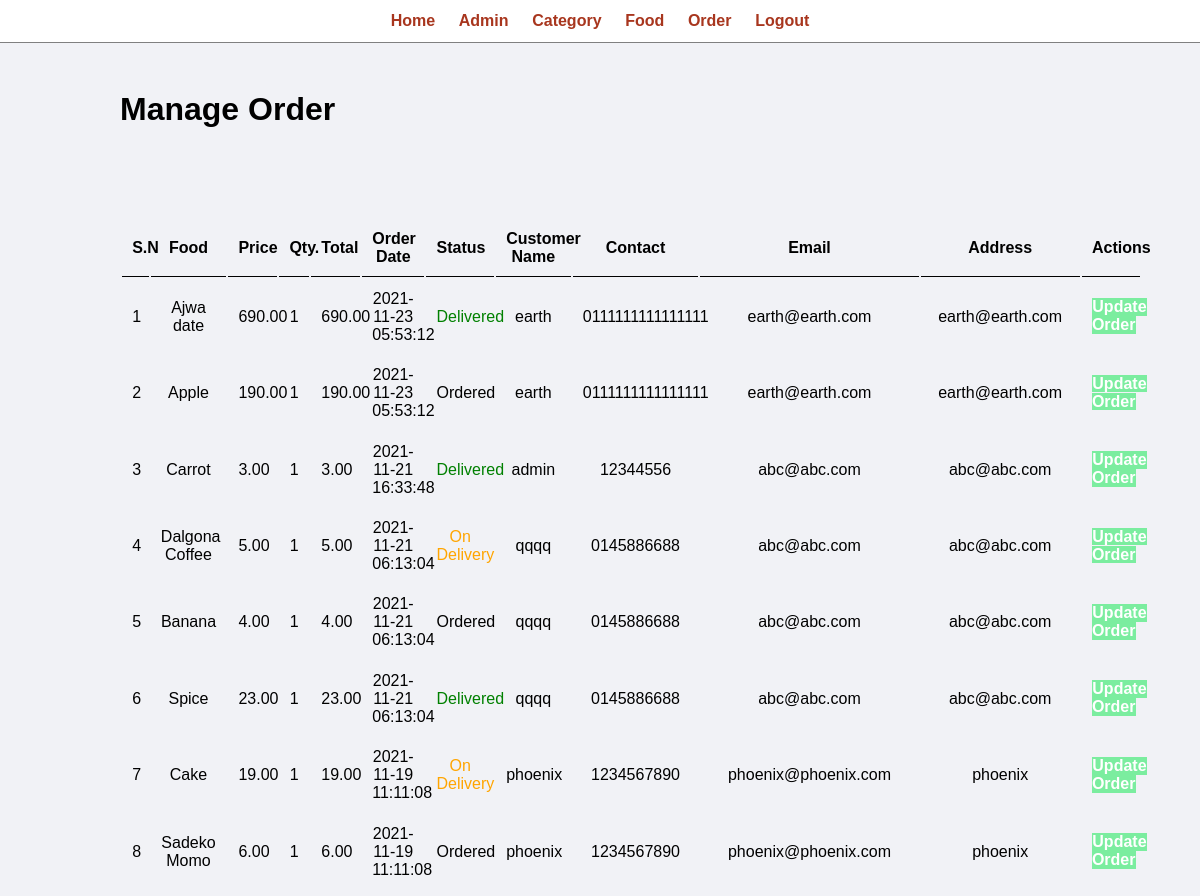
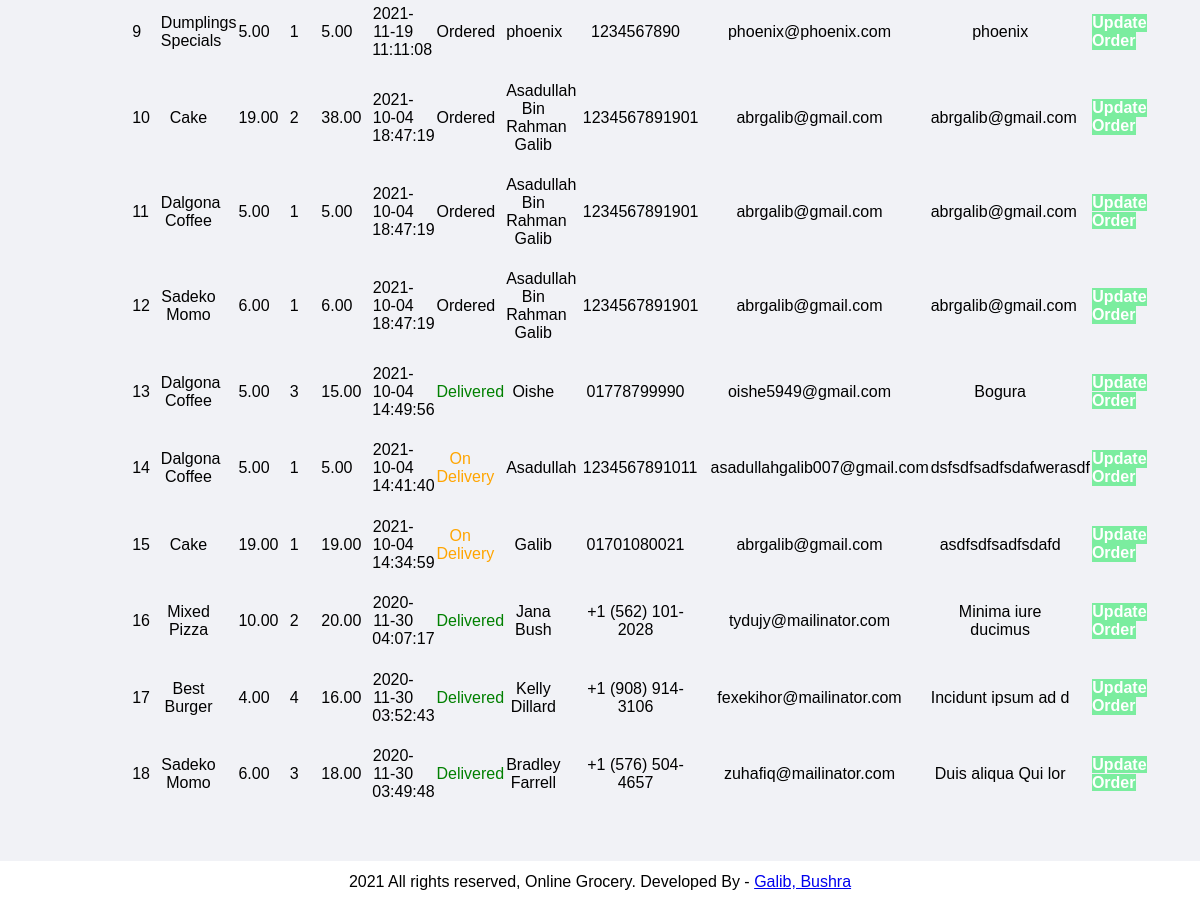
Page /admin/manage-order.php (signed in) on the earlier database version (2 pictures, top to bottom).
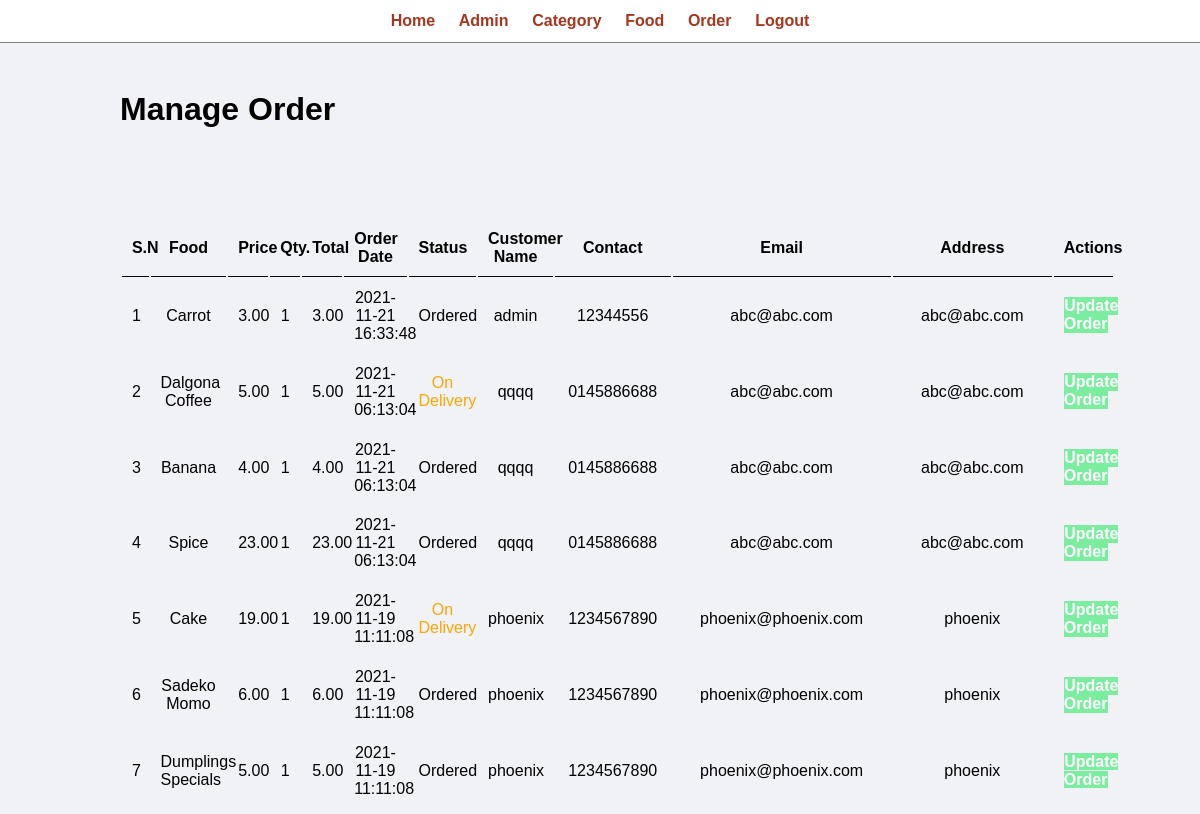
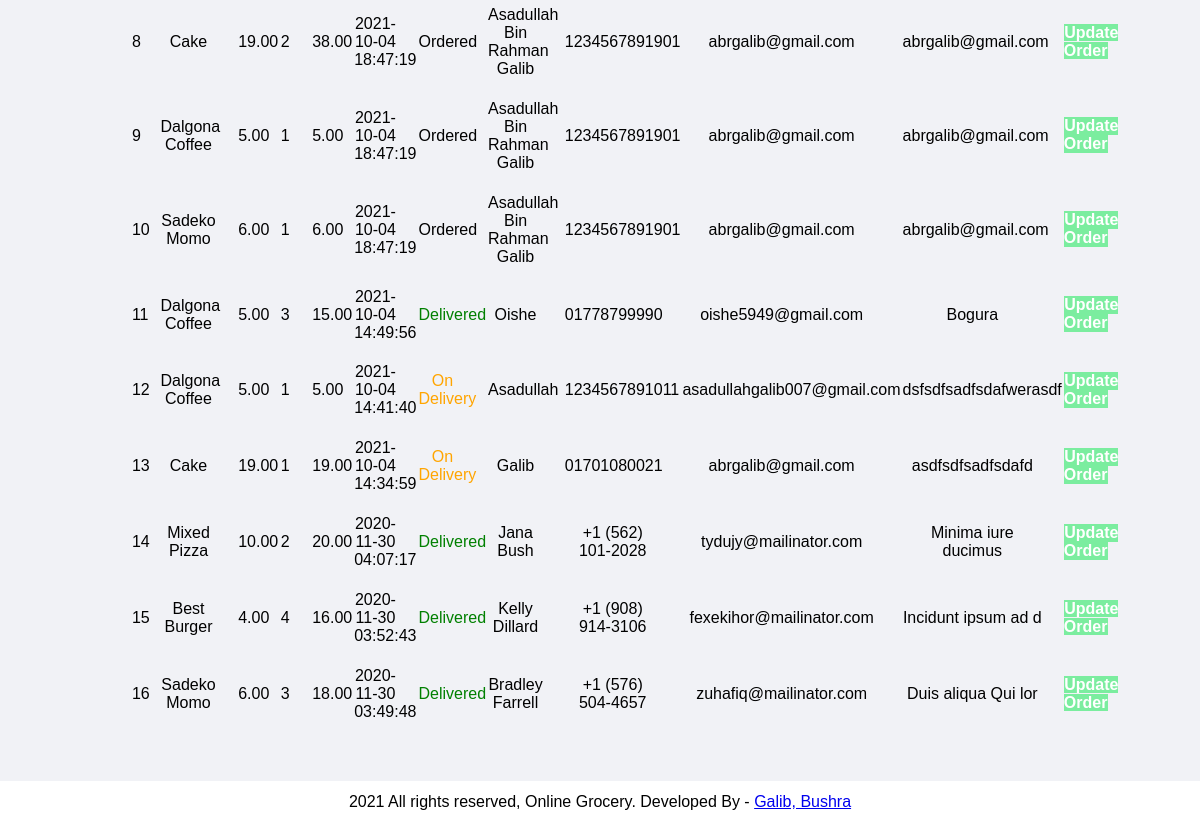
Same page on the later database version (2 pictures, top to bottom).
### tables this page shows
CREATE TABLE `tbl_order` (
  `id` int(10) UNSIGNED NOT NULL,
  `food` varchar(150) NOT NULL,
  `price` decimal(10,2) NOT NULL,
  `qty` int(11) NOT NULL,
  `total` decimal(10,2) NOT NULL,
  `order_date` datetime NOT NULL,
  `status` varchar(50) NOT NULL,
  `customer_name` varchar(150) NOT NULL,
  `customer_contact` varchar(20) NOT NULL,
  `customer_email` varchar(150) NOT NULL,
  `customer_address` varchar(255) NOT NULL,
  `f_id` int(10) NOT NULL
);

### admin/manage-order.php (the view, shortened to what this page needs)
<link rel="stylesheet" type="text/css" href="../css/admin.css">
<?php include('partials/menu.php'); ?>
<div class="main-content">
    <div class="wrapper">
        <h1>Manage Order</h1>
                <br /><br /><br />
                <br><br>
                <table class="tbl-full">
                    <tr class="text-center">
                        <th>S.N</th>
                        <th>Food</th>
                        <th>Price</th>
                        <th>Qty.</th>
                        <th>Total</th>
                        <th>Order Date</th>
                        <th>Status</th>
                        <th>Customer Name</th>
                        <th>Contact</th>
                        <th>Email</th>
                        <th>Address</th>
                        <th>Actions</th>
                    </tr>
                    <?php
                        $sql = "SELECT * FROM tbl_order ORDER BY id DESC";
                        $res = mysqli_query($conn, $sql);
                        $count = mysqli_num_rows($res);
                        $sn = 1;
                        if($count>0)
                        {
                            while($row=mysqli_fetch_assoc($res))
                            {
                                $id = $row['id'];
                                $food = $row['food'];
                                $price = $row['price'];
                                $qty = $row['qty'];
                                $total = $row['total'];
                                $order_date = $row['order_date'];
                                $status = $row['status'];
                                $customer_name = $row['customer_name'];
                                $customer_contact = $row['customer_contact'];
                                $customer_email = $row['customer_email'];
                                $customer_address = $row['customer_address'];
                                ?>
                                    <tr class="text-center">
                                        <td><?php echo $sn++; ?></td>
                                        <td><?php echo $food; ?></td>
                                        <td><?php echo $price; ?></td>
                                        <td><?php echo $qty; ?></td>
                                        <td><?php echo $total; ?></td>
                                        <td><?php echo $order_date; ?></td>
                                        <td>
                                            <?php
                                                if($status=="Ordered")
                                                {
                                                    echo "<label>$status</label>";
                                                }
                                                elseif($status=="On Delivery")
                                                {
                                                    echo "<label style='color: orange;'>$status</label>";
                                                }
                                                elseif($status=="Delivered")
                                                {
                                                    echo "<label style='color: green;'>$status</label>";
                                                }
                                                elseif($status=="Cancelled")
                                                {
                                                    echo "<label style='color: red;'>$status</label>";
                                                }
                                            ?>
                                        </td>
                                        <td><?php echo $customer_name; ?></td>
                                        <td><?php echo $customer_contact; ?></td>
                                        <td><?php echo $customer_email; ?></td>
                                        <td><?php echo $customer_address; ?></td>
                                        <td>
                                            <a href="<?php echo SITEURL; ?>admin/update-order.php?id=<?php echo $id; ?>" class="btn-secondary">Update Order</a>
                                        </td>
                                    </tr>
                                <?php
                            }
                        }
                        else
                        {
                            echo "<tr><td colspan='12' class='error'>Orders not Available</td></tr>";
                        }
                    ?>
                </table>
    </div>
</div>
<?php include('partials/footer.php'); ?>

Differences in the rows shown:
removed tbl_order: food "Ajwa date", price "690.00", qty "1", total "690.00", order_date "2021-11-23 05:53:12", status "Delivered", customer_name "earth", customer_contact "0111111111111111", customer_email "earth@earth.com", customer_address "earth@earth.com"
removed tbl_order: food "Apple", price "190.00", qty "1", total "190.00", order_date "2021-11-23 05:53:12", status "Ordered", customer_name "earth", customer_contact "0111111111111111", customer_email "earth@earth.com", customer_address "earth@earth.com"
changed tbl_order "Carrot": status "Delivered" → "Ordered"
changed tbl_order "Spice": status "Delivered" → "Ordered"
